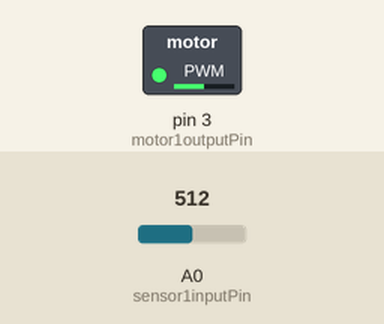
Bench run of a sketch on a simulated Arduino Uno, built with avr-gcc and run on an emulated ATmega328P. Parts: switched loads named in the sketch (green lamp = pin HIGH). The inputs (shaded band) are chosen by the test bench; at power-on: A0 (sensor1inputPin) = 512.

Above: at 1.2 s.
1.3 s: A0 (sensor1inputPin) set to 716
At 1.7 s:
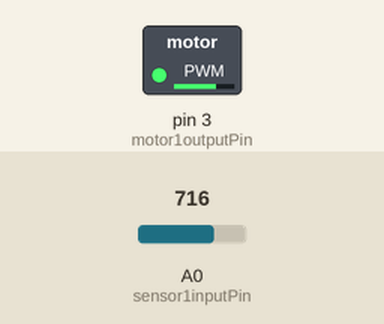
2.8 s: A0 (sensor1inputPin) set to 900
At 4.0 s:
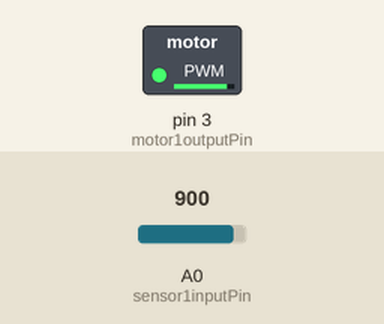
4.3 s: A0 (sensor1inputPin) set to 122
At 5.2 s:
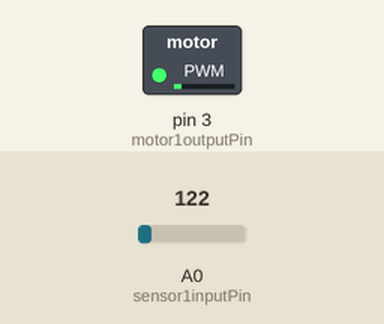
5.8 s: A0 (sensor1inputPin) set to 0
At 6.4 s:
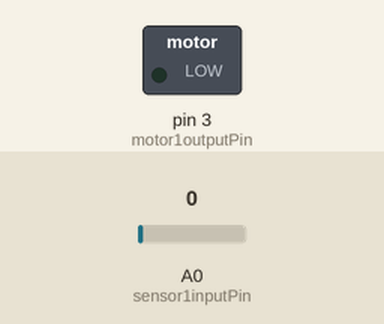
7.3 s: A0 (sensor1inputPin) set to 511
At 8.7 s:
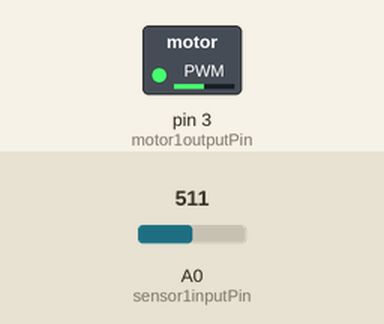
Timing chart, 0 to 9.8 s (numbered marks = the images above; inputs shaded):
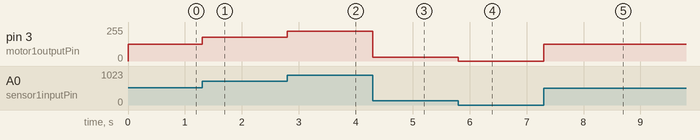

Measured:
- after the input at 1.3 s, pin 3 (motor1outputPin): 127/255 → 178/255 at once
- after the input at 2.8 s, pin 3 (motor1outputPin): 178/255 → 224/255 at once
- after the input at 4.3 s, pin 3 (motor1outputPin): 224/255 → 30/255 at once
- after the input at 5.8 s, pin 3 (motor1outputPin): 30/255 → 0/255 at once
- after the input at 7.3 s, pin 3 (motor1outputPin): 0/255 → 127/255 at once

The sketch:

basicMotorControl_TIP120.ino
```cpp
///basic motor control with a TIP120 transistor


int sensor1inputPin = 0; //the analog pin the sensor is attached to
int motor1outputPin = 3; //the pin controlling the transistor

int sensor1RawValue; //variable that will hold the raw value from the sensor
int sensor1ConvValue; // variable that will hold the converted output value

void setup()
{
pinMode(motor1outputPin, OUTPUT);
}


void loop()
{
sensor1RawValue=analogRead(sensor1inputPin); //read the sensor
sensor1ConvValue=map(sensor1RawValue,0,1023,0,255); // convert from 0 - 1023 to 0-255

analogWrite(motor1outputPin, sensor1ConvValue);//write the value
}
```
